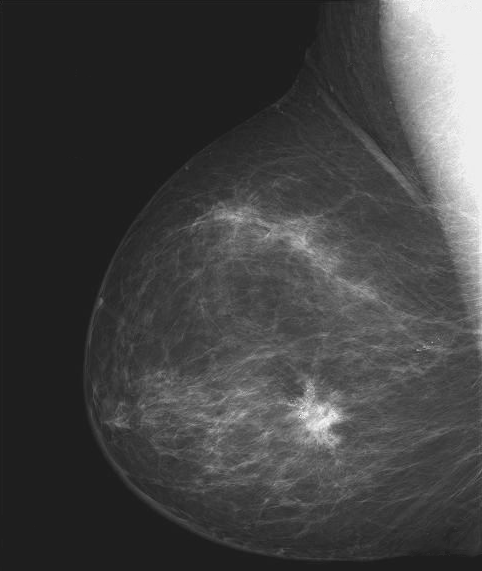
%> input picture assets/breastXray.tif, 482 x 571 px
$ octave Task1.m   (GNU Octave 9; MATLAB toolbox functions it lacks are replaced by stand-ins)
%> lines starting %> are read from the running program, lines starting %| are printed output that depends on the picture
cc;
%> (this line was passed over: cc is not available in this run)
imfinfo('../assets/breastXray.tif')
f = imread('../assets/breastXray.tif');
%> f is the input picture: size 571x482 uint8; min 21, max 255, mean 66.7

g1 = imadjust(f, [0 1], [1 0]);
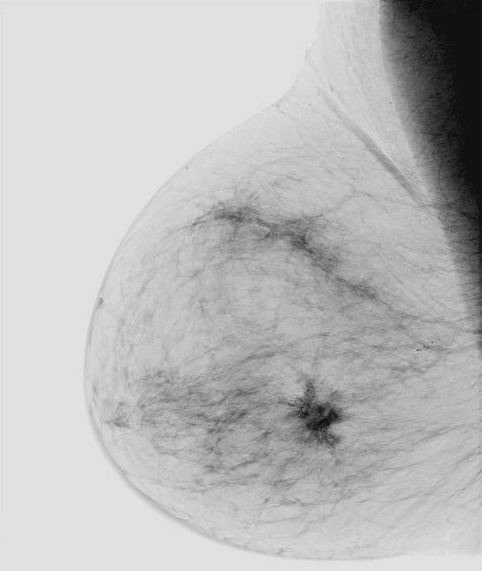
%> g1: size 571x482 uint8; min 0, max 234, mean 188.3
figure
imshowpair(f, g1, 'montage')
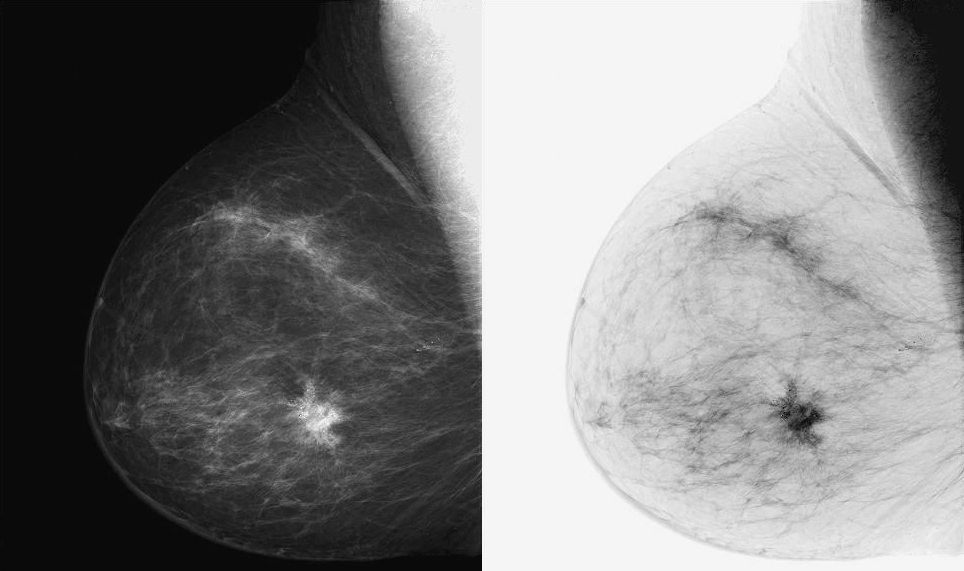
%> displayed picture: size 571x964, on the screen's scale of 0 to 255; min 0, max 255, mean 127.5

g2 = imadjust(f, [0.5 0.75], [0 1]); % Map intensity to be from 0.5 to 0.75 of original. 0-0.5 gets compressed to 0 and 0.75-1 gets compressed to 1
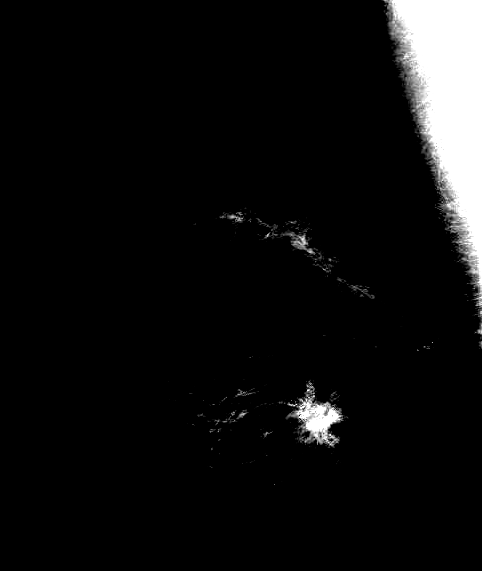
%> g2: size 571x482 uint8; min 0, max 255, mean 15.3
g3 = imadjust(f, [ ], [ ], 2); % Apply a gamma correction at gamma = 2
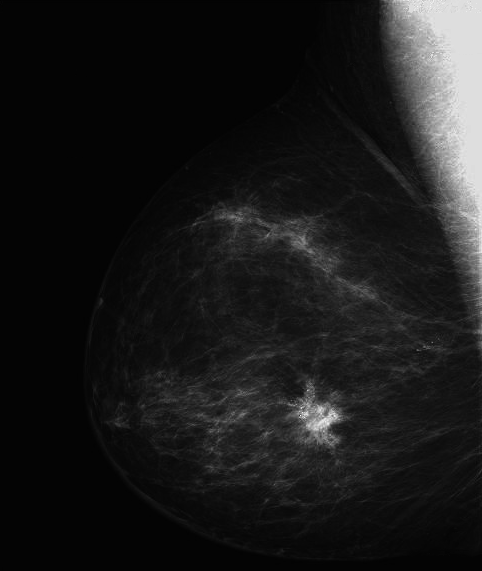
%> g3: size 571x482 uint8; min 2, max 255, mean 26.1
figure
montage({g2,g3})
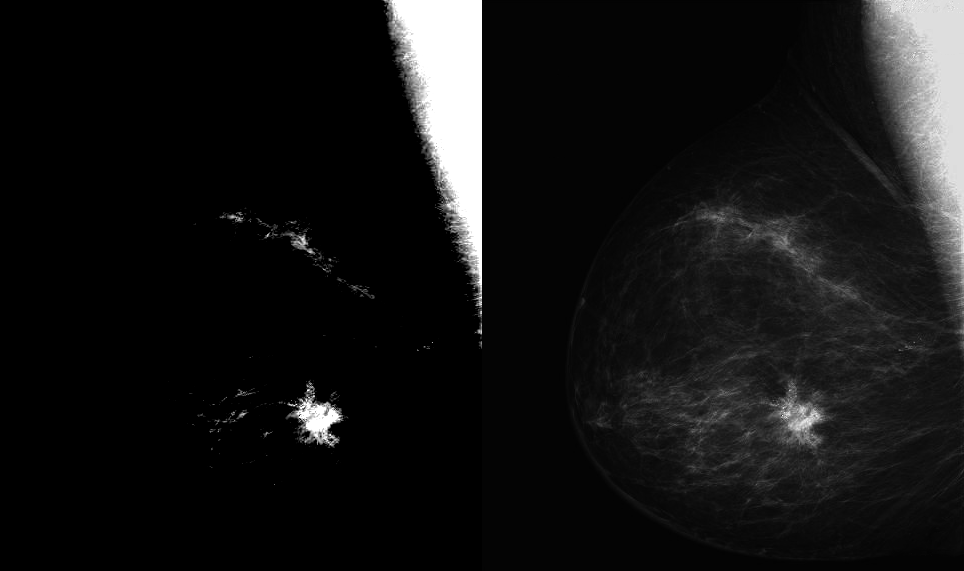
%> displayed picture: size 571x964, on the screen's scale of 0 to 255; min 0, max 255, mean 20.7
